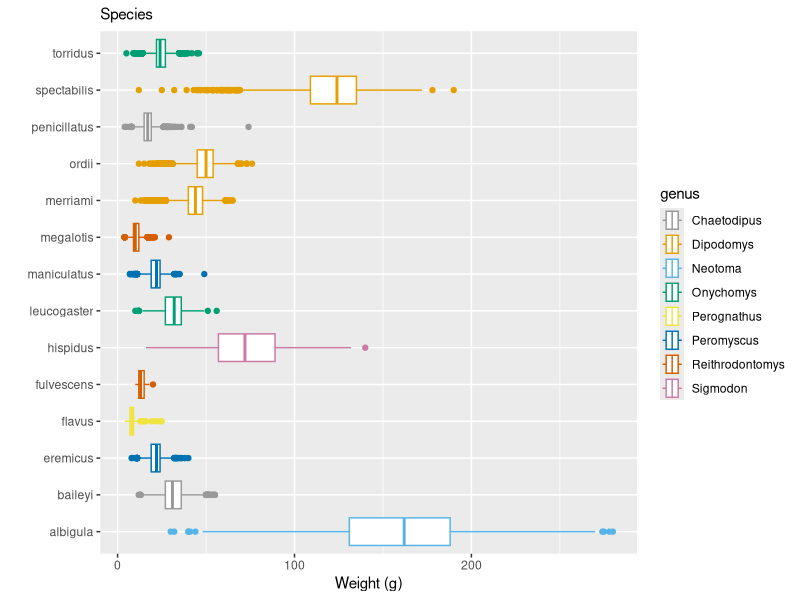
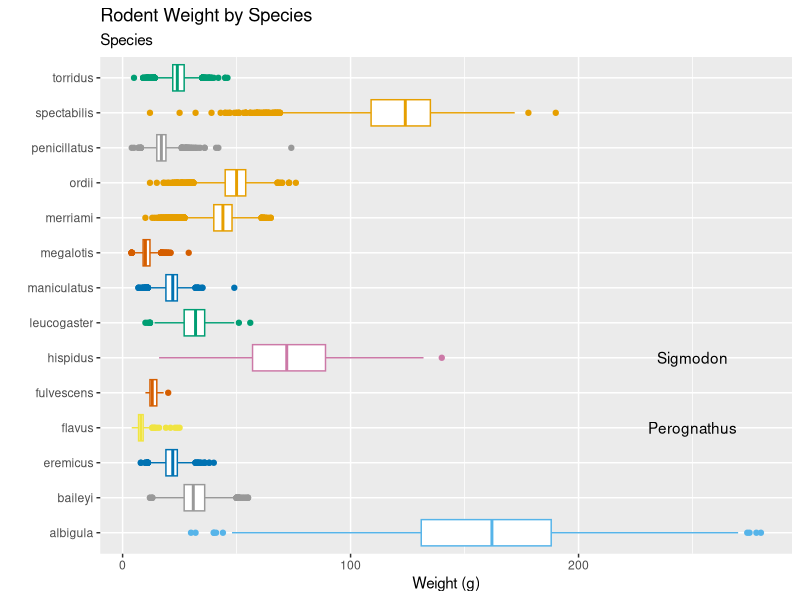

Generate these figures, in order, with R:
## ---- chunk 1
#| include: false
#| label: set-up

library(tidyverse)

surveys <- read_csv(
  here::here("labs",
             "student", 
             "data", 
             "surveys.csv")
  )
## ---- chunk 2
#| echo: true
#| label: example-manual-colors

# A vector of a RG color deficient friendly palette with gray:
cdPalette_grey <- c("#999999", "#E69F00", "#56B4E9", "#009E73", "#F0E442", "#0072B2", "#D55E00", "#CC79A7")

# A vector of a RG color deficient friendly palette with black:
cdPalette_blk <- c("#000000", "#E69F00", "#56B4E9", "#009E73", "#F0E442", "#0072B2", "#D55E00", "#CC79A7")
## ---- chunk 3
#| include: false
surveys |> 
  ggplot(aes(x = weight, y = species, color = genus)) +
  geom_boxplot() +
  scale_color_manual(values = cdPalette_grey) +
  labs(x = "Weight (g)", y = "", subtitle = "Species", legend = "Genus")
## ---- chunk 4
#| echo: true
#| label: example-annotation

ggplot(data = surveys, 
       mapping = aes(y = species,
                     x = weight,
                     color = genus)) +
  geom_boxplot() +
  scale_color_manual(values = cdPalette_grey) + 
  annotate("text", y = 6, x = 250, label = "Sigmodon") +
  annotate("text", y = 4, x = 250, label = "Perognathus") +
  theme(legend.position = "none") +
  labs(x = "Weight (g)",
       y = "",
       subtitle = "Species",
       title = "Rodent Weight by Species")
